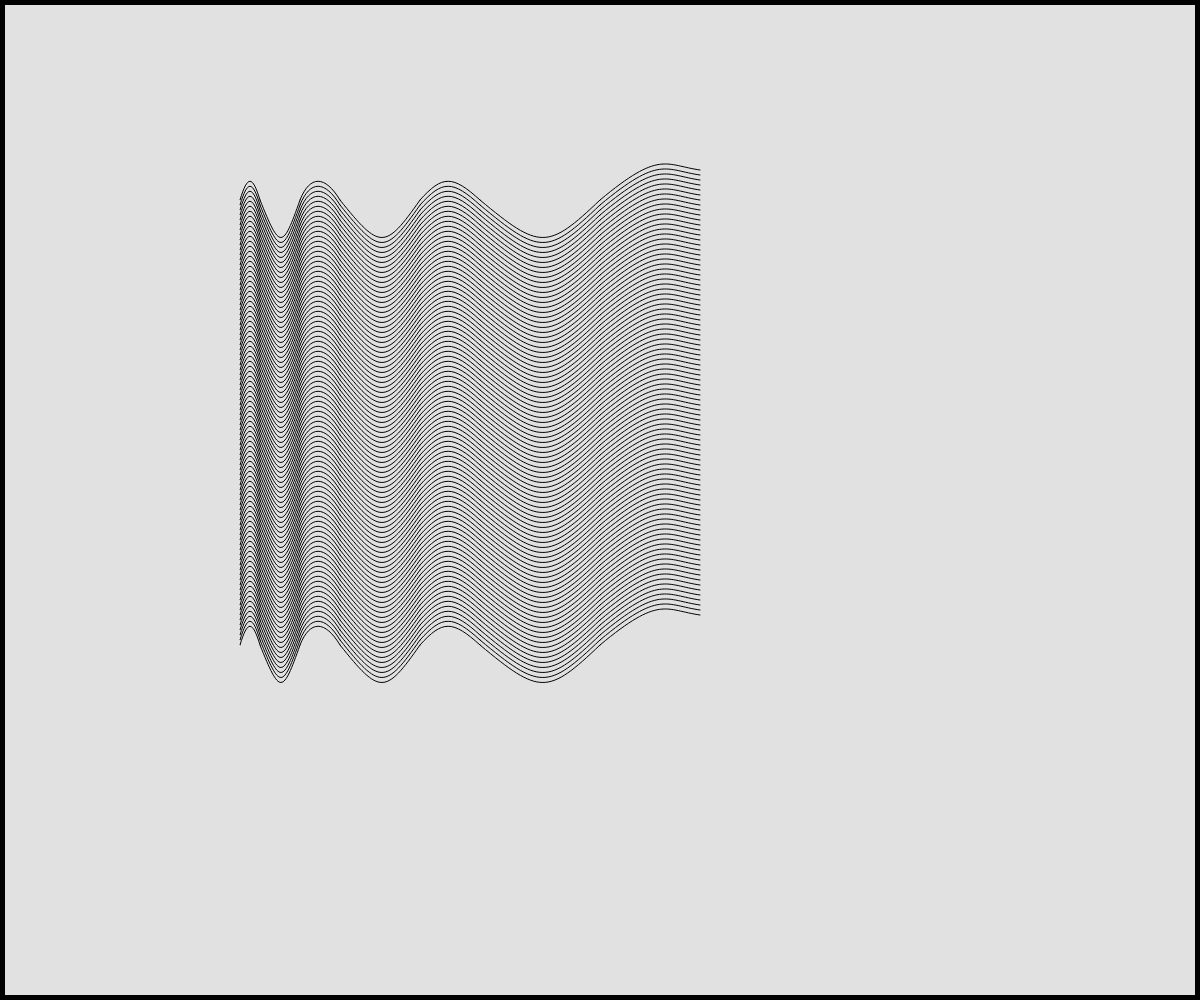
Frame 1 (no input)
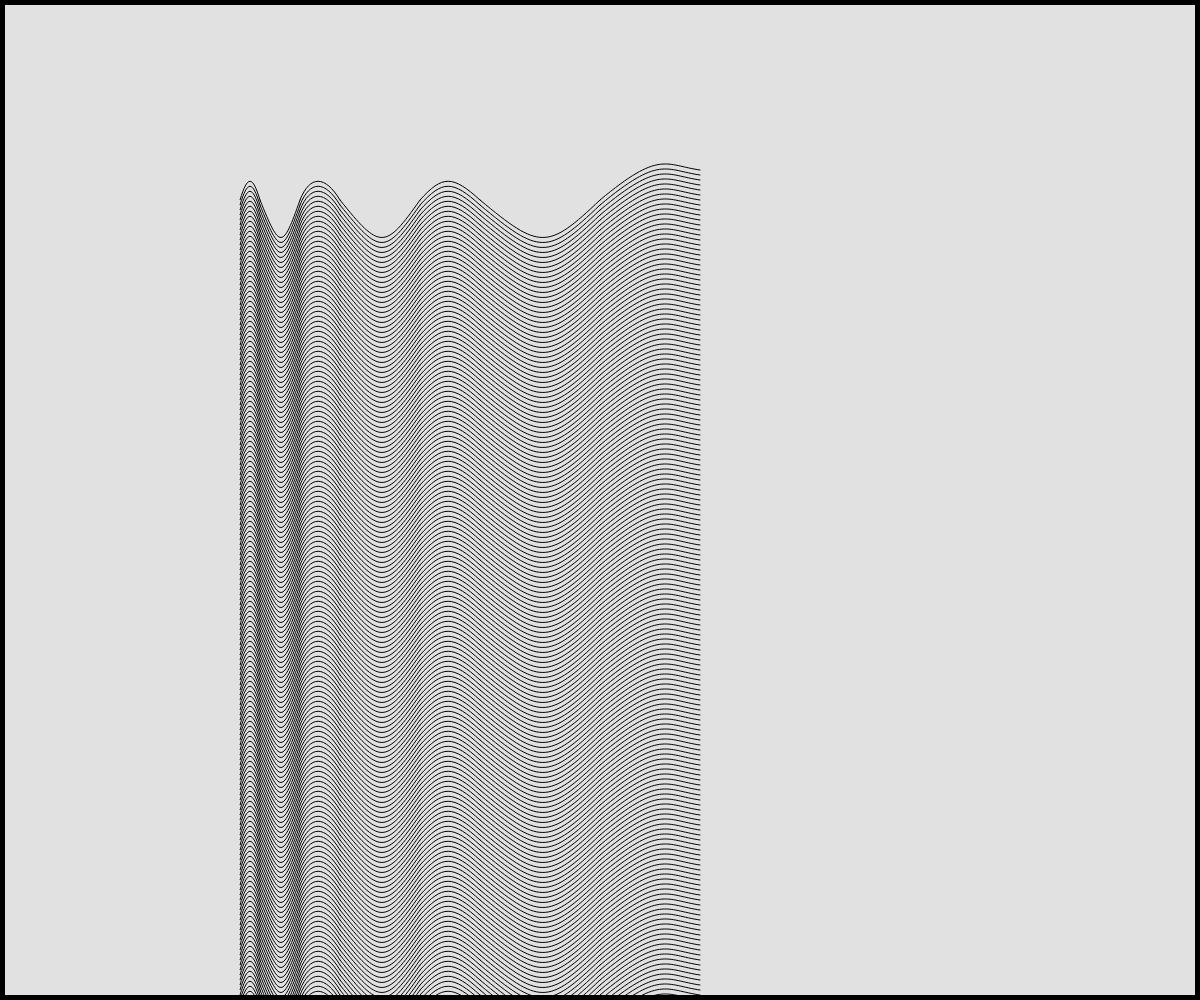
Frame 2 (the mouse pressed at the canvas centre, redrawn once)

The p5.js sketch that drew these frames (run headless with seeded random() and noise() and a simulated clock; the mouse was pressed at the canvas centre and the sketch redrawn once):

// p5.js sketch
// ── sketch.js
// Ninety Parallel Sinusoids With Linearly Increasing Period
// Brittney Mines
// April 11, 2019
//
// Extra for Experts:
// - describe what you did to take this project "above and beyond"

let y = 200;
let x1, x2;

function setup() {
  createCanvas(windowWidth, windowHeight); // 958, 959
  background(225);
  x1 = width * 0.2;
  x2 = width * 0.75;
  noLoop();
  noFill();
  strokeWeight(10);
  rect(0, 0, width, height);
  strokeWeight(1);
}

function draw() {
  drawNinetyParallelSinusoids();
}

function drawNinetyParallelSinusoids() { // Draw 90 Lines
  for (let num = 1; num < 91; num++) {
    drawOneParallelSinusoid();
    y += 5;
  }
}

function drawOneParallelSinusoid() { // Draws One Line
  bezier(x1, y, x1 + 7.5, y - 25, x1 + 12.5, y - 25, x1 + 20, y); // First Curve
  bezier(x1 + 20, y, x1 + 40, y + 50, x1 + 42.5, y + 50, x1 + 60, y); // Second Curve
  bezier(x1 + 60, y, x1 + 70, y - 25, x1 + 85, y - 25, x1 + 100, y); // Third Curve
  bezier(x1 + 100, y, x1 + 140, y + 50, x1 + 145, y + 50, x1 + 180, y); // Fourth Curve
  bezier(x1 + 180, y, x1 + 202.5, y - 25, x1 + 212.5, y - 25, x1 + 240, y); // Fifth Curve
  bezier(x1 + 240, y, x1 + 300, y + 50, x1 + 307.5, y + 50, x1 + 360, y); // Sixth Curve
  bezier(x1 + 360, y, x1 + 420, y - 50, x1 + 425, y - 35, x1 + 460, y - 30); // Ending Curv-ish Line
}
